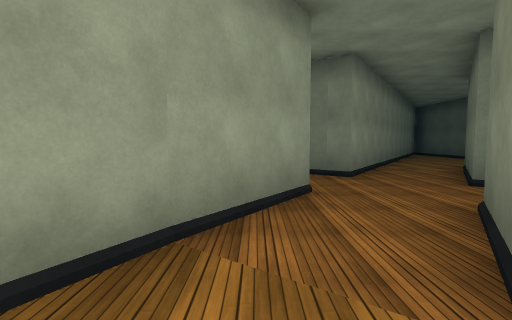
View 1 (above)

24 first-person views from a walk through a 3-D level made in the Unity game engine. The camera is 1.5 m above the floor, tilts 4° down and sees 85° across. The floor is counted in squares, 2 m on a side. Each view is taken from the middle of a square. On the plan, view 1 faces up. The plan holds only what a view shows up to about 10 squares ahead; the rest is blank. The place goes on beyond the plan. Some animated figures are not drawn. Surface patterns are stand-ins for the level's own textures.

View 2
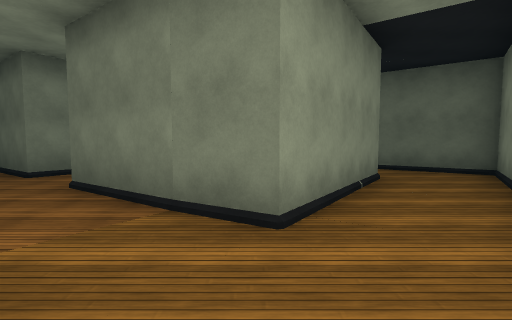

View 3
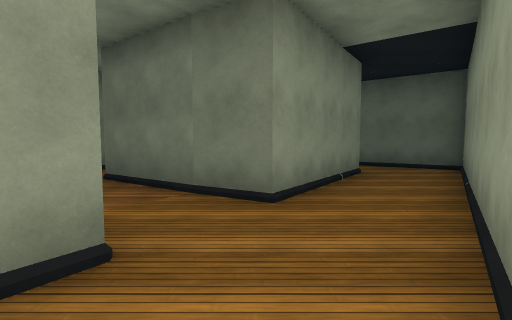

View 4
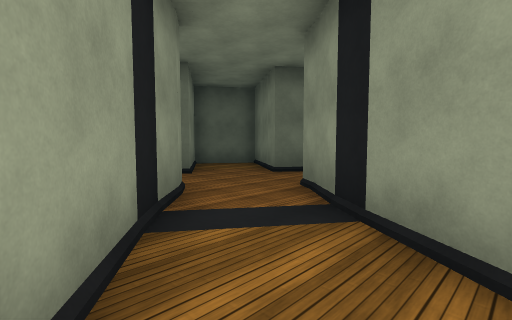

View 5
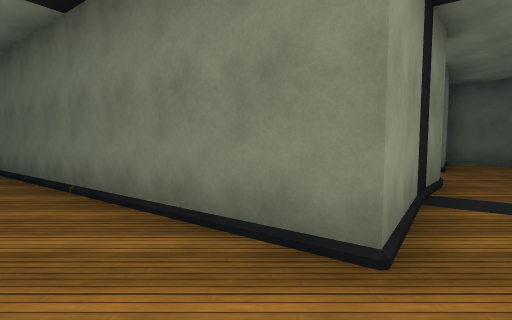

View 6
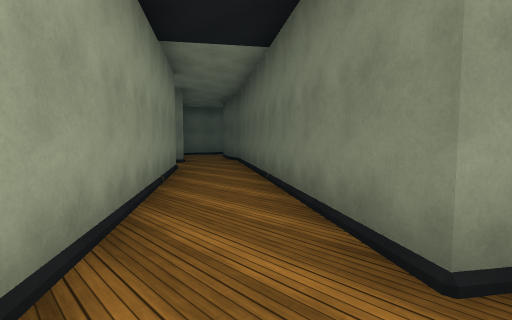

View 7
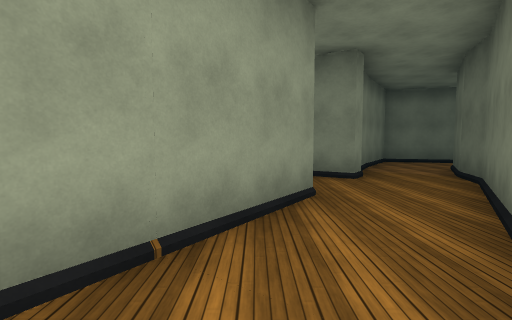

View 8
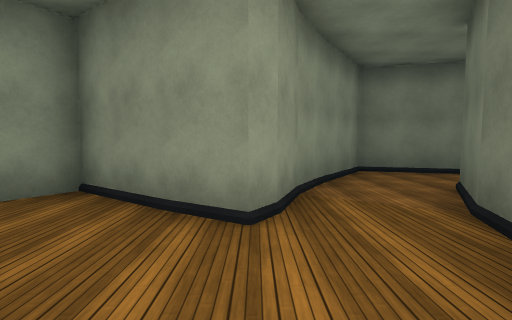

View 9
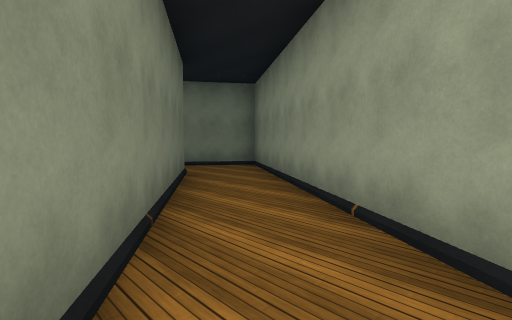

View 10
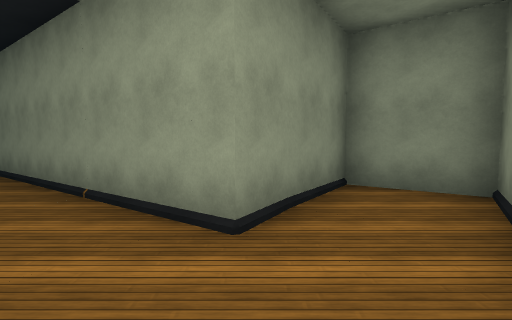

View 11
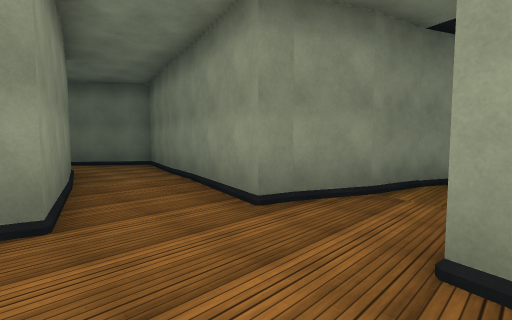

View 12
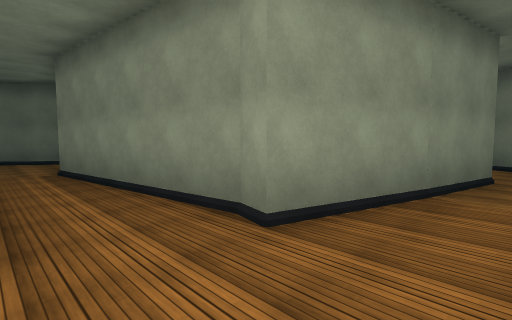

View 13
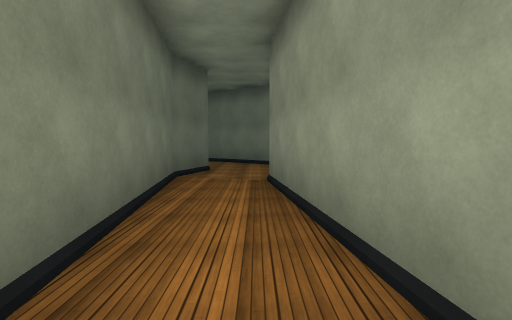

View 14
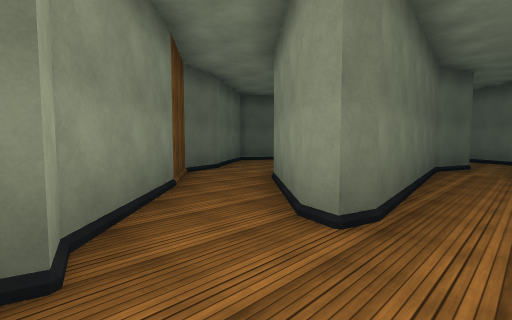

View 15
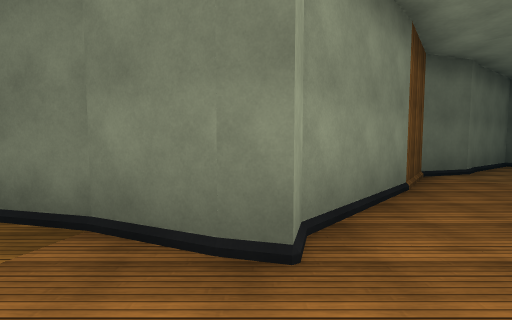

View 16
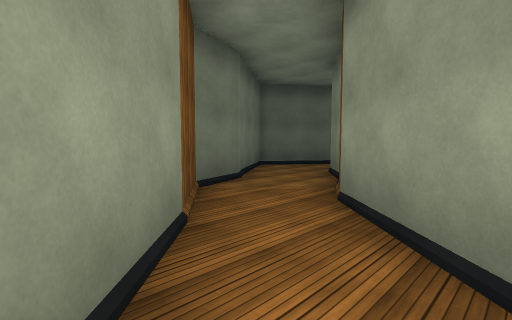

View 17
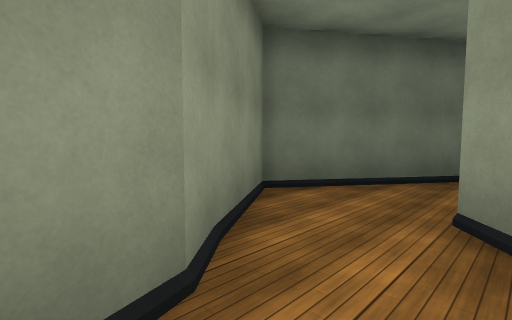

View 18
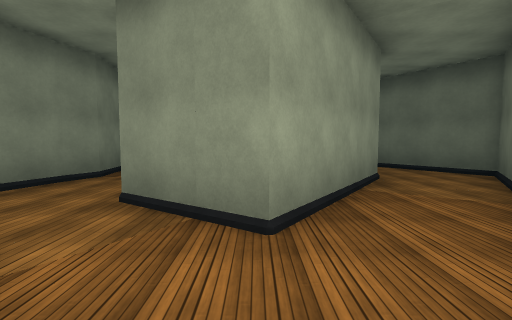

View 19
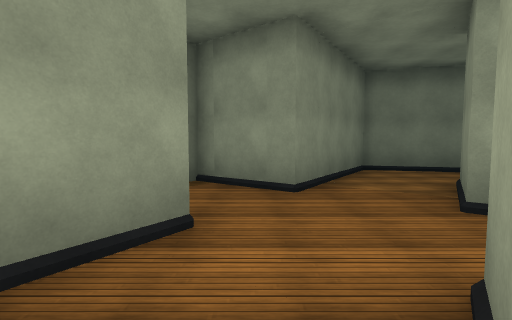

View 20
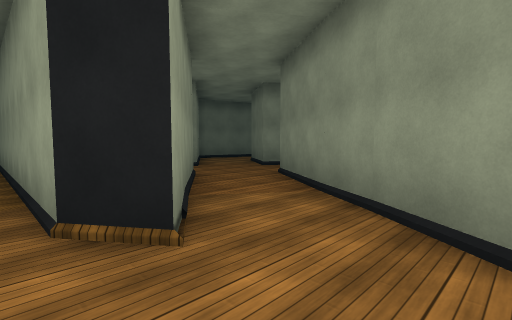

View 21
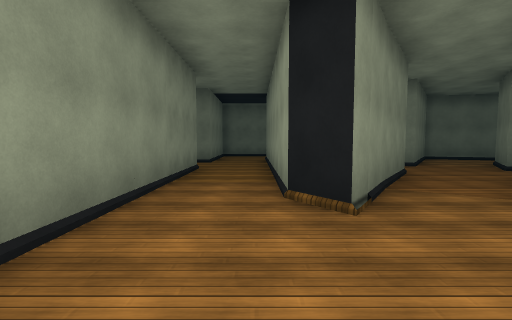

View 22
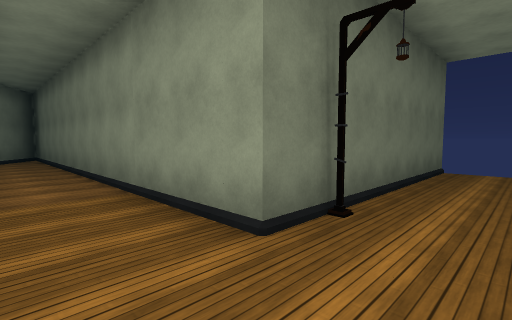

View 23
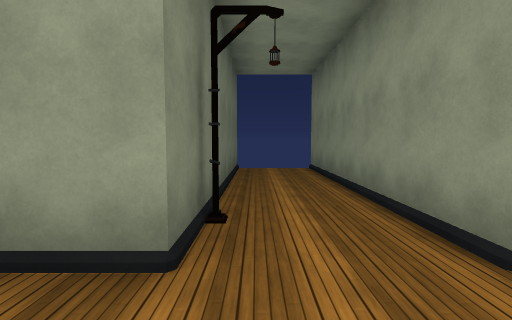

View 24
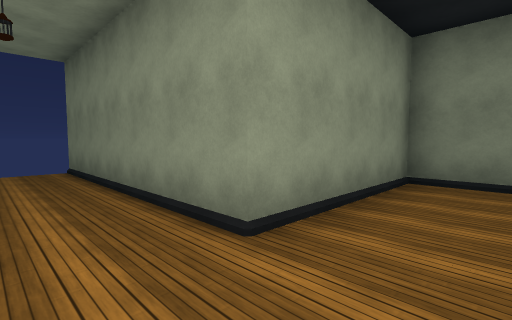

### Floor plan
Points are (right, up) in squares from view 1. A wall is a line through its corners. A room is listed if a view was taken in it or the views show most of it. See-through windows are left out.
Room 1 (view 1)
walls: (1.7, -1.1) (0.3, -0.1); (-2, -1) (1, -3.1)
ways out: opening at (-2, 0) to room 2; opening at (0, 1); opening at (1, -2)
Room 2 (views 2, 3)
walls: (-1.3, 0.9) (-1.7, 1.2)
ways out: opening at (-2, 0) to room 1
Room 3 (views 4, 5, 6)
walls: (-2.8, 9.8) (-4.2, 7.8) (-1.9, 6.1)
ways out: opening at (-2, 10) to room 4; opening at (-2, 7)
Room 4 (view 7)
walls: (0.2, 14) (-2.8, 9.8); (-1.4, 8.3) (1.9, 13)
ways out: opening at (-2, 10) to room 3; opening at (1, 14) to room 5
Room 5 (views 8, 9, 10)
walls: (2.3, 17) (1.9, 16.5) (-0.7, 18) (-1.9, 16.4) (0.8, 14.8) (0.2, 14); (3.9, 15.7) (4.2, 16.8); (1.9, 13) (3.9, 15.8)
ways out: opening at (1, 14) to room 4; opening at (3, 17)
Room 6 (views 11, 12, 13, 14, 15, 16)
walls: (10.5, 11.2) (9.8, 8.8) (12.2, 7.2); (8.4, 17.9) (10.2, 17.4) (10.1, 16.9) (10.8, 11.8) (10.4, 11); (14.1, 17.8) (13.2, 18.6) (12.7, 18.8) (12.8, 19.4); (10.9, 19.9) (10.7, 19.3) (8.6, 19.9); (13.1, 9) (12.1, 9.7) (12.7, 11.3) (12, 16.4) (12.2, 16.8) (12.6, 16.7)
ways out: opening at (12, 8) to room 8; opening at (8, 19) to room 11; opening at (12, 20); opening at (13, 17); gap at (13, 10)
Room 7 (view 17)
walls: (15.7, 13) (16.6, 11.8) (15.2, 9.9); (16.9, 8.7) (19, 11.8) (17.7, 13.8) (17.2, 14.3) (16.8, 15.6) (16.1, 16.1)
ways out: opening at (16, 10) to room 8; opening at (15, 15)
Room 8 (view 18)
walls: (12.2, 7.2) (13, 6.6) (11.8, 4.9); (15.2, 9.9) (14.1, 8.3) (13.1, 9)
ways out: opening at (12, 8) to room 6; opening at (16, 10) to room 7; opening at (15, 6) to room 9
Room 9 (view 19)
walls: (19, 4.8) (15.7, 7.2); (14.5, 5.5) (18.1, 2.9)
ways out: opening at (15, 6) to room 8; opening at (18, 4) to room 10
Room 10 (views 20, 21, 22, 23, 24)
walls: (18.1, 2.9) (17.4, 2.4) (11.4, 2.4); (11.5, 0.4) (11.5, -5.6); (20, 4.1) (19, 4.8); (13.5, -5.6) (13.5, 0.4) (24.6, 0.4); (24.9, 0.7) (23.7, 1.6)
ways out: opening at (18, 4) to room 9; opening at (10.5, 1.5)
objects: lantern (13, -1)
Room 11 (no view inside)
walls: (5.6, 18.6) (8.4, 17.9); (8.6, 19.9) (4.6, 20.9) (3.1, 18.8)
ways out: opening at (8, 19) to room 6; opening at (4, 19)

Where each view was taken, in squares from view 1:
view 1: 0 up, 0 right, facing up
view 2: 0 up, 2 left, facing right
view 3: 0 up, 3 left, facing right
view 4: 8 up, 2 left, facing down-right
view 5: 9 up, 3 left, facing right
view 6: 8 up, 3 left, facing up-right
view 7: 11 up, 0 right, facing up
view 8: 14 up, 2 right, facing up
view 9: 14 up, 2 right, facing down-left
view 10: 15 up, 3 right, facing left
view 11: 17 up, 13 right, facing up-left
view 12: 19 up, 12 right, facing down-left
view 13: 17 up, 11 right, facing down
view 14: 19 up, 11 right, facing down-right
view 15: 19 up, 11 right, facing right
view 16: 18 up, 13 right, facing down-right
view 17: 15 up, 16 right, facing down-right
view 18: 6 up, 14 right, facing up
view 19: 6 up, 17 right, facing left
view 20: 2 up, 20 right, facing up-left
view 21: 2 up, 21 right, facing left
view 22: 2 up, 12 right, facing down-right
view 23: 2 up, 13 right, facing down
view 24: 2 up, 13 right, facing down-left
